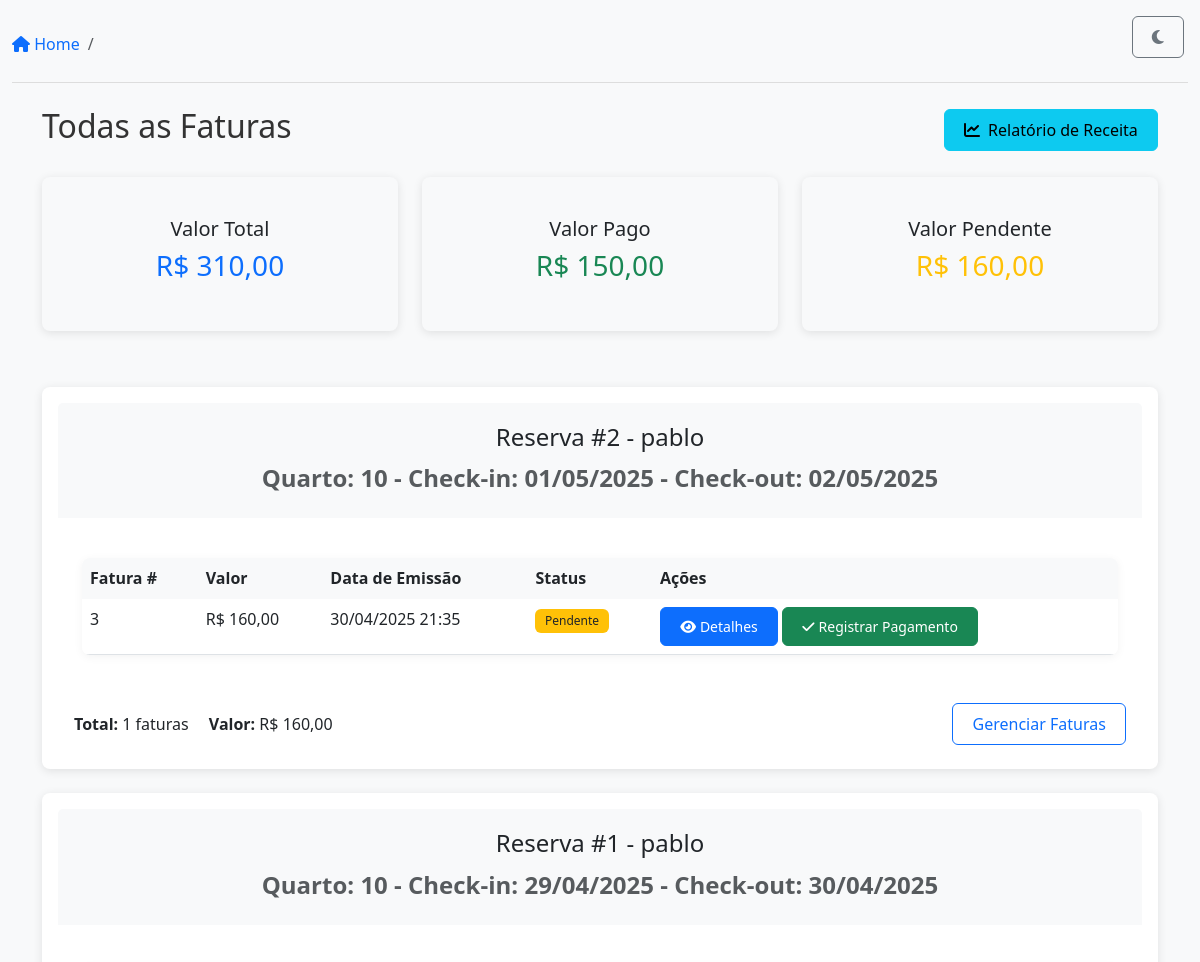
Page /finance/all-invoices/ (signed in, upper part) on the earlier database version.
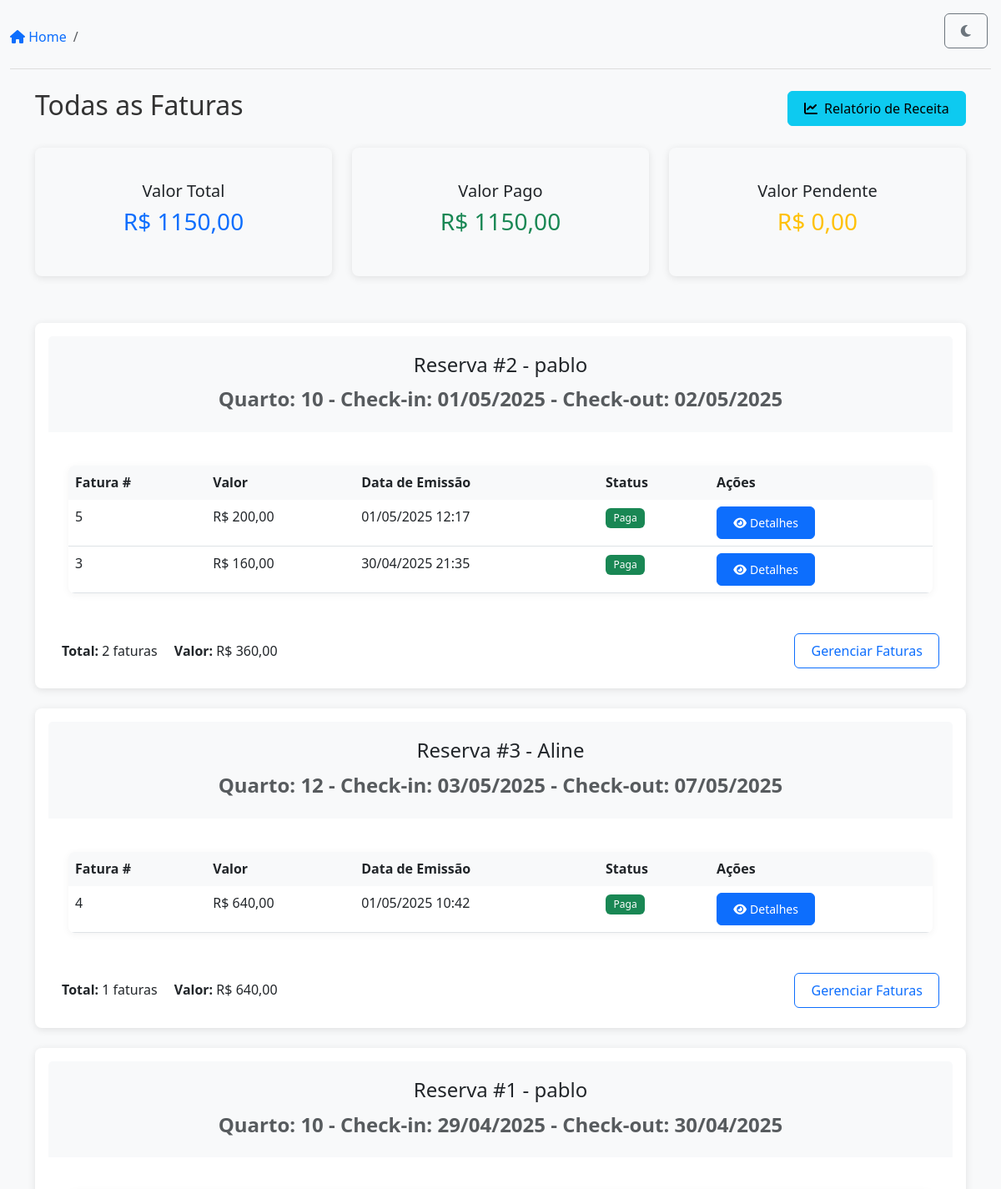
Same page on the later database version.
### apps/reservations/models.py (models this page shows, shortened)
class Reservation(models.Model):
    STATUS_CHOICES = [
        ('pending', 'Pending'),
        ('confirmed', 'Confirmed'),
        ('cancelled', 'Cancelled'),
        ('checked_in', 'Checked In'),   # Status adicionado
        ('checked_out', 'Checked Out'), # Status adicionado
    ]
    guest_name = models.CharField(max_length=255)
    guest_email = models.EmailField(blank=True, null=True)
    room = models.ForeignKey('rooms.Room', on_delete=models.CASCADE)
    check_in_date = models.DateField()
    check_out_date = models.DateField()
    status = models.CharField(max_length=12, choices=STATUS_CHOICES, default='pending')  # Aumentei max_length para acomodar 'checked_out'
    notes = models.TextField(blank=True, null=True)
    checked_in = models.BooleanField(default=False)
    checked_out = models.BooleanField(default=False)
    check_in_time = models.DateTimeField(null=True, blank=True)
    check_out_time = models.DateTimeField(null=True, blank=True)
    created_at = models.DateTimeField(auto_now_add=True)
    updated_at = models.DateTimeField(auto_now=True)

### apps/rooms/models.py (models this page shows, shortened)
class Room(models.Model):
    ROOM_TYPES = [
        ('single', 'Single'),
        ('double', 'Double'),
        ('suite', 'Suite'),
    ]
    number = models.CharField(max_length=10, unique=True)
    room_type = models.CharField(max_length=10, choices=ROOM_TYPES)
    status = models.CharField(max_length=20, default='clean')
    description = models.TextField(blank=True, null=True)
    created_at = models.DateTimeField(auto_now_add=True)
    updated_at = models.DateTimeField(auto_now=True)

### apps/finance/models.py (models this page shows, shortened)
class Invoice(models.Model):
    reservation = models.ForeignKey('reservations.Reservation', on_delete=models.CASCADE, related_name='invoices')
    amount = models.DecimalField(max_digits=10, decimal_places=2)
    issued_at = models.DateTimeField(auto_now_add=True)
    paid = models.BooleanField(default=False)
    discount = models.DecimalField(max_digits=10, decimal_places=2, default=0, verbose_name="Desconto")

### apps/finance/views.py (the view)
# urls.py: path('all-invoices/', views.list_all_invoices_view, name='all_invoices'),
@login_required
def list_all_invoices_view(request):
    invoices = Invoice.objects.all().order_by('-issued_at')
    reservations = {}
    for invoice in invoices:
        if invoice.reservation_id not in reservations:
            reservations[invoice.reservation_id] = {
                'reservation': invoice.reservation,
                'invoices': [],
                'total_amount': 0  # Inicializa o total
            }
        reservations[invoice.reservation_id]['invoices'].append(invoice)
        reservations[invoice.reservation_id]['total_amount'] += float(invoice.amount)
    context = {
        'reservations': reservations.values(),
        'total_value': sum(float(invoice.amount) for invoice in invoices),
        'total_paid': sum(float(invoice.amount) for invoice in invoices if invoice.paid),
        'total_pending': sum(float(invoice.amount) for invoice in invoices if not invoice.paid),
    }
    return render(request, 'finance/all_invoices.html', context)

### templates/finance/all_invoices.html (shortened to what the changed rows need)
{% extends 'base.html' %}
{% block content %}
<div class="container mt-4">
    <div class="d-flex justify-content-between align-items-center mb-4">
        <h2>Todas as Faturas</h2>
    </div>
    <div class="row mb-4">
        <div class="col-md-4">
            <div class="card bg-light">
                <div class="card-body text-center">
                    <h5 class="card-title">Valor Total</h5>
                    <h3 class="text-primary">R$ {{ total_value|floatformat:2 }}</h3>
                </div>
            </div>
        </div>
        <div class="col-md-4">
            <div class="card bg-light">
                <div class="card-body text-center">
                    <h5 class="card-title">Valor Pago</h5>
                    <h3 class="text-success">R$ {{ total_paid|floatformat:2 }}</h3>
                </div>
            </div>
        </div>
        <div class="col-md-4">
            <div class="card bg-light">
                <div class="card-body text-center">
                    <h5 class="card-title">Valor Pendente</h5>
                    <h3 class="text-warning">R$ {{ total_pending|floatformat:2 }}</h3>
                </div>
            </div>
        </div>
    </div>
    {% for reservation_data in reservations %}
        <div class="card mb-4">
            <div class="card-header bg-light">
                <h4>Reserva #{{ reservation_data.reservation.id }} - {{ reservation_data.reservation.guest_name }}</h4>
                <p class="text-muted mb-0">
                    Quarto: {{ reservation_data.reservation.room.number }} -
                    Check-in: {{ reservation_data.reservation.check_in_date|date:"d/m/Y" }} -
                    Check-out: {{ reservation_data.reservation.check_out_date|date:"d/m/Y" }}
                </p>
            </div>
            <div class="card-body">
                <table class="table">
                    <thead>
                        <tr>
                            <th>Fatura #</th>
                            <th>Valor</th>
                            <th>Data de Emissão</th>
                            <th>Status</th>
                            <th>Ações</th>
                        </tr>
                    </thead>
                    <tbody>
                        {% for invoice in reservation_data.invoices %}
                        <tr>
                            <td>{{ invoice.id }}</td>
                            <td>R$ {{ invoice.amount|floatformat:2 }}</td>
                            <td>{{ invoice.issued_at|date:"d/m/Y H:i" }}</td>
                            <td>
                                {% if invoice.paid %}
                                    <span class="badge bg-success">Paga</span>
                                {% else %}
                                    <span class="badge bg-warning text-dark">Pendente</span>
                                {% endif %}
                            </td>
                            <td>
                                <a href="{% url 'finance:reservation_invoices' reservation_data.reservation.id %}" class="btn btn-sm btn-primary">
                                    <i class="fas fa-eye me-1"></i>Detalhes
                                </a>
                                {% if not invoice.paid %}
                                <form method="post" action="{% url 'finance:mark_invoice_paid' invoice.id %}" class="d-inline">
                                    <button type="submit" class="btn btn-sm btn-success">
                                        <i class="fas fa-check me-1"></i>Registrar Pagamento
                                    </button>
                                </form>
                                {% endif %}
                            </td>
                        </tr>
                        {% endfor %}
                    </tbody>
                </table>
            </div>
            <div class="card-footer">
                <div class="d-flex justify-content-between align-items-center">
                    <div>
                        <span class="me-3">
                            <strong>Total:</strong> {{ reservation_data.invoices|length }} faturas
                        </span>
                        <span class="me-3">
                            <strong>Valor:</strong> R$ {{ reservation_data.total_amount|floatformat:2 }}
                        </span>
                    </div>
                    <a href="{% url 'finance:reservation_invoices' reservation_data.reservation.id %}" class="btn btn-outline-primary">
                        Gerenciar Faturas
                    </a>
                </div>
            </div>
        </div>
    {% empty %}
        <div class="alert alert-info">
            <i class="fas fa-info-circle me-2"></i> Nenhuma fatura encontrada no sistema.
        </div>
    {% endfor %}
</div>
{% endblock %}

Differences in the rows shown:
computed for Reservation id 2: invoices|length "1" → "2"; total_amount "160,00" → "360,00"
added Invoice: id "5", amount "200,00", issued_at "01/05/2025 12:17", paid "Paga", shown under Reservation id 2
changed Invoice id 3: paid "Pendente Registrar Pagamento" → "Paga"
added Reservation: reservation.id "3", reservation.guest_name "Aline", reservation.room.number "12", reservation.check_in_date "03/05/2025", reservation.check_out_date "07/05/2025", invoices|length "1", total_amount "640,00"
added Invoice: id "4", amount "640,00", issued_at "01/05/2025 10:42", paid "Paga", shown under "3"
Other differences:
{{ total_value|floatformat:2 }}: "310,00" → "1150,00"
{{ total_paid|floatformat:2 }}: "150,00" → "1150,00"
{{ total_pending|floatformat:2 }}: "160,00" → "0,00"
